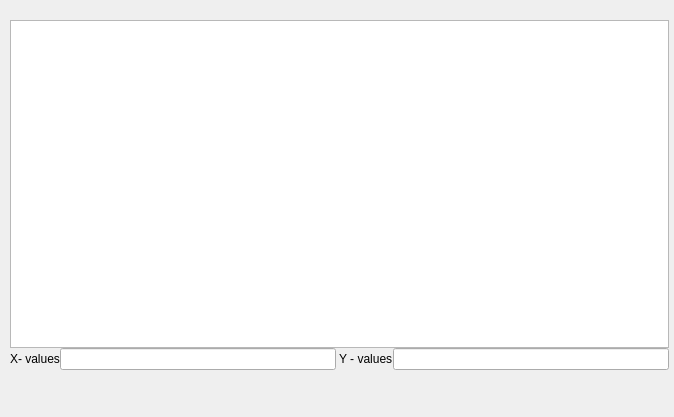
<?xml version="1.0" encoding="UTF-8"?>
<ui version="4.0">
 <class>Form</class>
 <widget class="QWidget" name="Form">
  <property name="geometry">
   <rect>
    <x>0</x>
    <y>0</y>
    <width>674</width>
    <height>417</height>
   </rect>
  </property>
  <property name="windowTitle">
   <string>Form</string>
  </property>
  <widget class="QWidget" name="layoutWidget">
   <property name="geometry">
    <rect>
     <x>10</x>
     <y>20</y>
     <width>659</width>
     <height>350</height>
    </rect>
   </property>
   <layout class="QVBoxLayout" name="verticalLayout">
    <item>
     <layout class="QGridLayout" name="gridLayout" rowstretch="0,0,0" columnstretch="0,0,0,0">
      <property name="spacing">
       <number>0</number>
      </property>
      <item row="2" column="0">
       <widget class="PyDMLabel" name="PyDMLabel">
        <property name="toolTip">
         <string/>
        </property>
        <property name="text">
         <string>X- values</string>
        </property>
        <property name="displayFormat" stdset="0">
         <enum>PyDMLabel::Decimal</enum>
        </property>
       </widget>
      </item>
      <item row="2" column="1">
       <widget class="PyDMLineEdit" name="PyDMLineEdit">
        <property name="toolTip">
         <string/>
        </property>
        <property name="channel" stdset="0">
         <string>loc://{&quot;name&quot;:&quot;x&quot;}</string>
        </property>
       </widget>
      </item>
      <item row="2" column="3">
       <widget class="PyDMLineEdit" name="PyDMLineEdit_2">
        <property name="toolTip">
         <string/>
        </property>
        <property name="channel" stdset="0">
         <string>loc://{&quot;name&quot;:&quot;y&quot;}</string>
        </property>
       </widget>
      </item>
      <item row="2" column="2">
       <widget class="PyDMLabel" name="PyDMLabel_2">
        <property name="toolTip">
         <string/>
        </property>
        <property name="text">
         <string> Y - values</string>
        </property>
        <property name="displayFormat" stdset="0">
         <enum>PyDMLabel::Decimal</enum>
        </property>
       </widget>
      </item>
      <item row="1" column="0" colspan="4">
       <widget class="PyDMWaveformPlot" name="AWaveform">
        <property name="toolTip">
         <string/>
        </property>
        <property name="curves">
         <stringlist>
          <string>{&quot;y_channel&quot;: &quot;loc://{\&quot;name\&quot;:\&quot;y\&quot;, \&quot;type\&quot;:\&quot;np.ndarray\&quot;,\&quot;init\&quot;:\&quot;[1,2,3,4,5,6]\&quot;}&quot;, &quot;x_channel&quot;: &quot;loc://{\&quot;name\&quot;:\&quot;x\&quot;, \&quot;type\&quot;:\&quot;np.ndarray\&quot;,\&quot;init\&quot;:\&quot;[1,2,3,4,5,6]\&quot;}&quot;, &quot;name&quot;: &quot;Testing ndarray&quot;, &quot;color&quot;: &quot;white&quot;, &quot;lineStyle&quot;: 1, &quot;lineWidth&quot;: 1, &quot;symbol&quot;: null, &quot;symbolSize&quot;: 10, &quot;redraw_mode&quot;: 2}</string>
         </stringlist>
        </property>
       </widget>
      </item>
     </layout>
    </item>
   </layout>
  </widget>
 </widget>
 <customwidgets>
  <customwidget>
   <class>PyDMLabel</class>
   <extends>QLabel</extends>
   <header>pydm.widgets.label</header>
  </customwidget>
  <customwidget>
   <class>PyDMWaveformPlot</class>
   <extends>QGraphicsView</extends>
   <header>pydm.widgets.waveformplot</header>
  </customwidget>
  <customwidget>
   <class>PyDMLineEdit</class>
   <extends>QLineEdit</extends>
   <header>pydm.widgets.line_edit</header>
  </customwidget>
 </customwidgets>
 <resources/>
 <connections/>
</ui>
